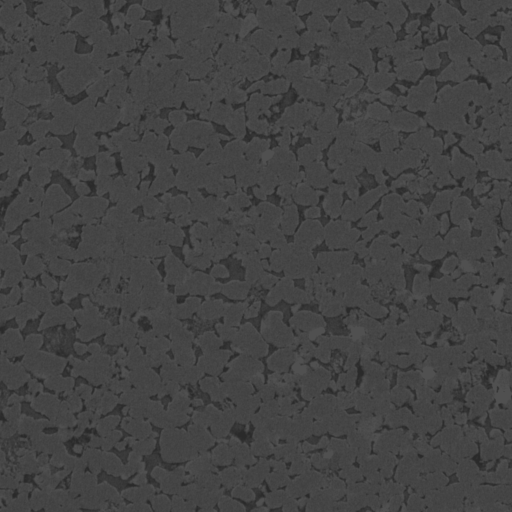
#> input picture notebooks/recon_00000_s010.png, 1024 x 1024 px (shown at 1/2 size); the run also reads 1 picture not shown here
$ jupyter execute --allow-errors create_paired_dataset.ipynb   (shell and % lines are left out)
#> lines starting #> are read from the running program, lines starting #| are printed output that depends on the picture
[cell 1]
# !pip install opencv-python
# !pip install matplotlib

# Матчинг изображений

[cell 2]
import cv2
from pathlib import Path
from glob import glob
import matplotlib.pyplot as plt

data_path = Path('/home/d_korostelev/Projects/super_resolution/Real-ESRGAN/datasets/real/rgb/sandstone')

lr_path = data_path / '1x'
hr_path = data_path / '5x'

lr_images = list(lr_path.glob('*'))
hr_images = list(hr_path.glob('*'))
len(lr_images), len(hr_images)

[cell 3]
for lr, hr in zip(lr_images, hr_images):
    lr_image = cv2.imread(str(lr))
    hr_image = cv2.imread(str(hr))
    print(lr_image.shape, hr_image.shape)
    plt.figure()
    plt.imshow(lr_image)
    plt.figure()
    plt.imshow(hr_image)
    break

[cell 4]
import numpy as np
from tqdm import tqdm

lr_size = 1024
hr_size = 6464

def metric_func(img1, img2):
    img1 = img1[:, :, 0]
    img2 = img2[:, :, 0]
    # mse: np.sqrt(np.sum(np.power(img1 - img2, 2)))
    return np.sum(np.abs(img1 - img2))


for hr in hr_images:
    hr_image = cv2.imread(str(hr))
    hr_image = cv2.resize(hr_image, (lr_size, lr_size))
    distance = []
    for ind, lr in tqdm(enumerate(lr_images)):
        lr_image = cv2.imread(str(lr))
        distance.append(metric_func(lr_image, hr_image))
    break

#> (a cell that did not finish here is left out)

#> (a cell that did not finish here is left out)

[cell 7]
plt.figure(figsize=(13, 13))
#> (the rest of this cell did not finish here and is left out)

[cell 8]
plt.figure(figsize=(13, 13))
#> (the rest of this cell did not finish here and is left out)

# Glass predictions

[cell 9]
import cv2
from pathlib import Path
from glob import glob
import matplotlib.pyplot as plt

data_path = Path('/home/d_korostelev/Projects/super_resolution/Real-ESRGAN/datasets/real/rgb/glass')

lr_path = Path('/home/d_korostelev/Projects/super_resolution/Real-ESRGAN/datasets/real/rgb/glass/1x')
sr_path = Path('/home/d_korostelev/Projects/super_resolution/Real-ESRGAN/predictions/real/glass/1x')

lr_images = list(lr_path.glob('*'))
sr_images = list(sr_path.glob('*'))
len(lr_images), len(sr_images)

[cell 10]
for lr, sr in zip(lr_images, sr_images):
    print(lr, sr)
    lr_image = cv2.imread(str(lr))
    sr_image = cv2.imread(str(sr))
    print(lr_image.shape, sr_image.shape)
    plt.figure()
    plt.imshow(lr_image)
    plt.figure()
    plt.imshow(sr_image)
    break

[cell 11]
import matplotlib.pyplot as plt
from mpl_toolkits.axes_grid1.inset_locator import zoomed_inset_axes
from mpl_toolkits.axes_grid1.inset_locator import mark_inset
import PIL


def plot_results(img, region, prefix, title, save=False):
    """Plot the result with zoom-in area."""
    img_array = img
    img_array = img_array.astype("float32")

    # Create a new figure with a default 111 subplot.
    fig, ax = plt.subplots(figsize=(10, 10))
    im = ax.imshow(img_array[::-1], origin="lower", cmap='gray')

    plt.title(title)
    # zoom-factor: 2.0, location: upper-left
    axins = zoomed_inset_axes(ax, 2, loc=2)
    axins.imshow(img_array[::-1], origin="lower", cmap='gray')

    # Specify the limits.
    x1, x2, y1, y2 = region
    # Apply the x-limits.
    axins.set_xlim(x1, x2)
    # Apply the y-limits.
    axins.set_ylim(y1, y2)

    plt.yticks(visible=False)
    plt.xticks(visible=False)

    # Make the line.
    mark_inset(ax, axins, loc1=1, loc2=3, fc="none", ec="blue")
    if save:
        plt.savefig(str(prefix) + "-" + title + ".png", bbox_inches='tight')
    plt.show()

def plot_pair(lr_image, sr_image, resize_lr=True, r_start=(500, 500), r_size=500):

    sr_size = sr_image.shape[0]
    if resize_lr:
        lr_image = cv2.resize(lr_image, (sr_size, sr_size))

    region = (r_start[0], r_start[0] + r_size, r_start[1], r_start[1] + r_size)

    plot_results(lr_image[:, :, 0], region, '512', 'Low Resolution')
    plot_results(sr_image[:, :, 0], region, '512', 'SR Resolution')

#> (a cell that did not finish here is left out)

# Sandstone predictions

[cell 13]
lr_image = cv2.imread('recon_00000_s010.png')
#> lr_image is the input picture: shape (1024, 1024, 3); min 42, max 80, mean 67.1
sr_image = cv2.imread('recon_00000_s010_out.png')
plot_pair(lr_image, sr_image, r_start=(1200, 1200), r_size=500)
#> in plot_results, `img_array = img_array.astype("float32")`:
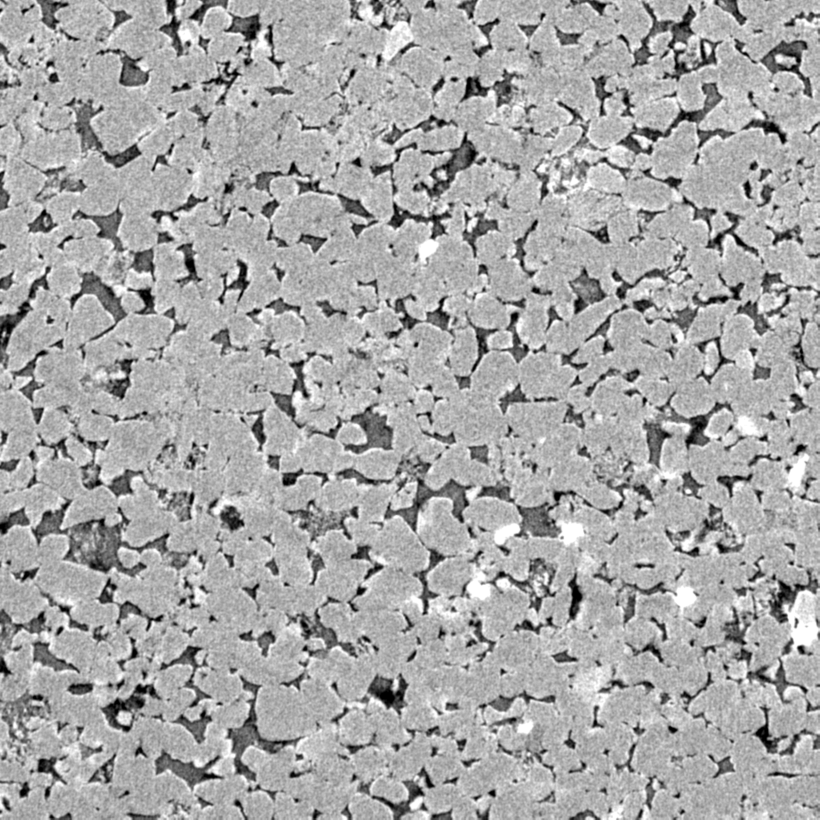
#> img_array: shape (4096, 4096) float32 (shown at 1/5 size); min 42, max 80, mean 67.1; drawn with min black and max white
#> in plot_results, `plt.show()`:
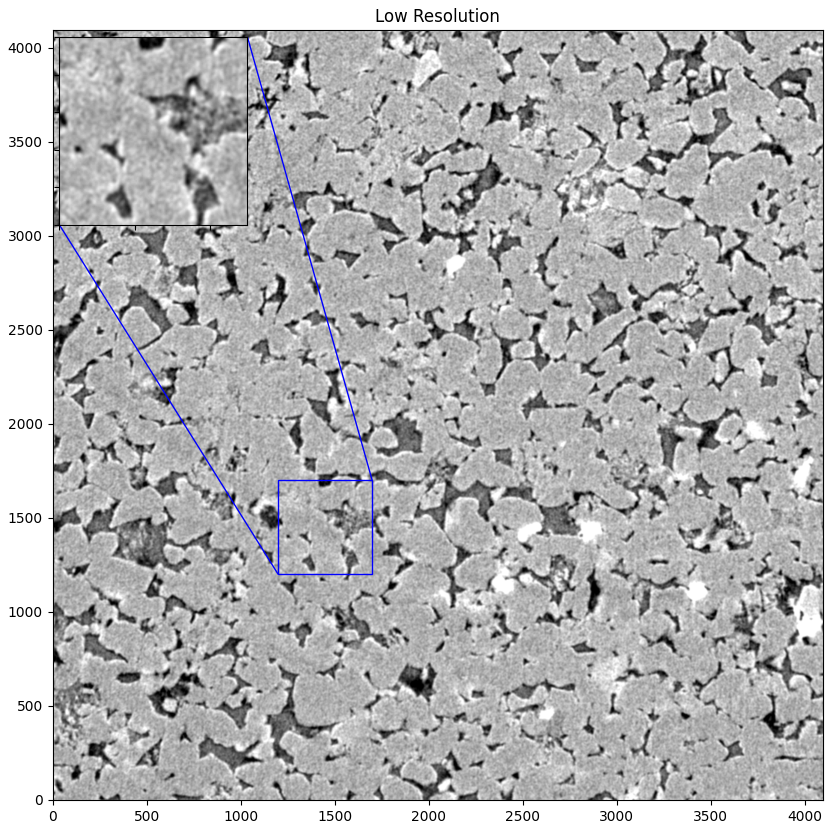
#> figure drawn by matplotlib, 2 panels
#> call 2 of plot_results, with region = (1200, 1700, 1200, 1700), prefix = '512', title = 'SR Resolution', save = False
#> in plot_results (call 2), `img_array = img_array.astype("float32")`:
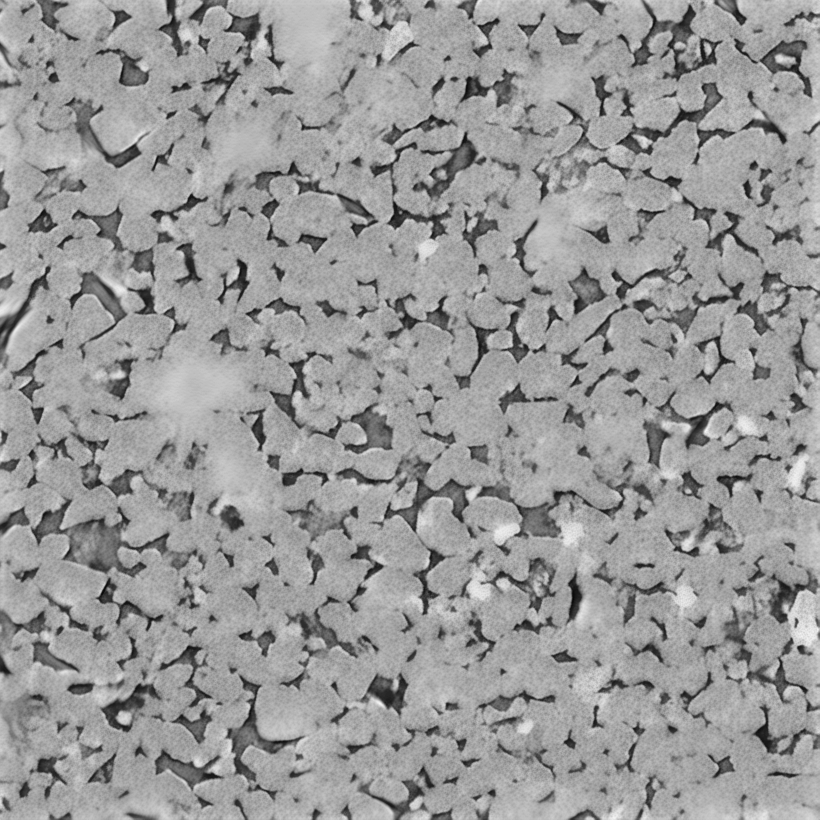
#> img_array: shape (4096, 4096) float32 (shown at 1/5 size); min 39, max 79, mean 63.1; drawn with min black and max white
#> in plot_results (call 2), `plt.show()`:
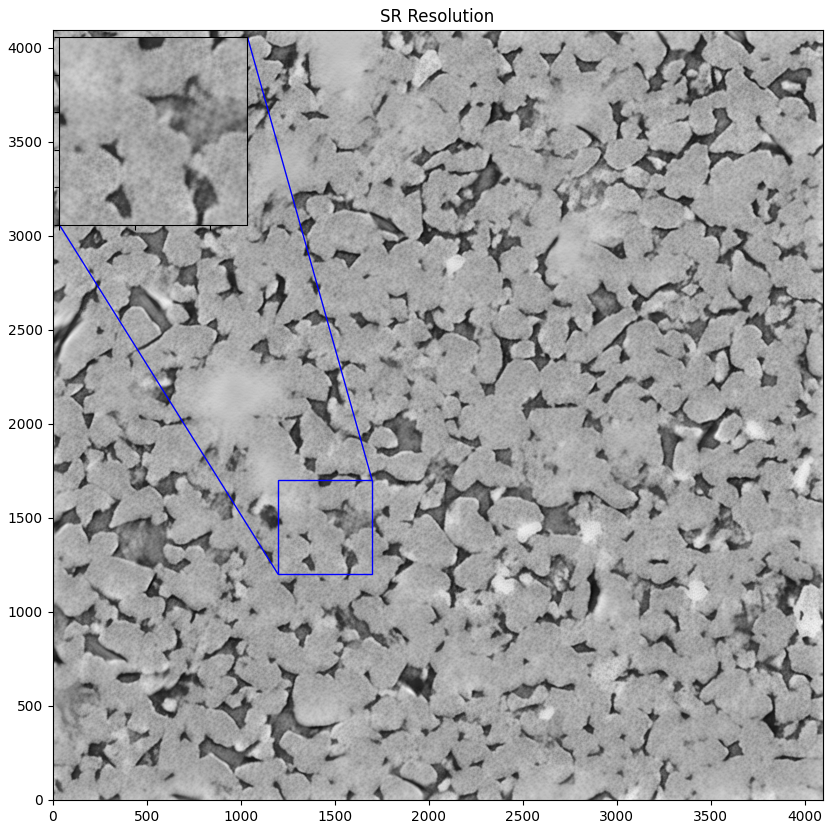
#> figure drawn by matplotlib, 2 panels
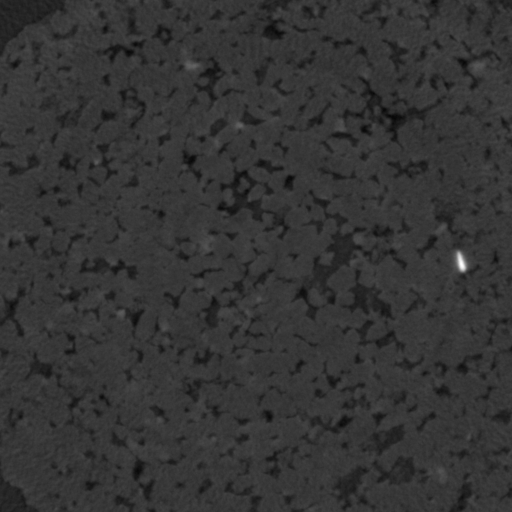
#> input picture notebooks/recon_00000.png, 1024 x 1024 px (shown at 1/2 size)

# Sandstone fast (with benchmark model)

[cell 14]
import numpy as np


def tiff2rgb(image: np.ndarray) -> np.ndarray:
    """"
    Perform min-max percentile normalization
    Min-max normalization and 1 %, 99 % percentile clipping
    """
    min_v = image.min()
#> min_v = 5
    max_v = image.max()
#> max_v = 255
    image = (image - min_v) / (max_v - min_v + 1e-16)

    min_p = np.percentile(image, 1, axis=(0, 1))
#> min_p = [0.08, 0.08, 0.08]
    max_p = np.percentile(image, 99, axis=(0, 1))
#> max_p = [0.248, 0.248, 0.248]
    image = np.clip(image, min_p, max_p)
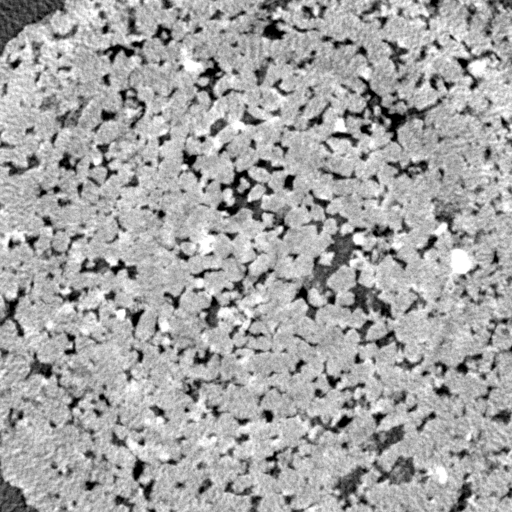
#> image: shape (1024, 1024, 3) float64 (shown at 1/2 size); min 0.08, max 0.248, mean 0.189; drawn with min black and max white

    return np.clip((image * 255.0).round(), 0, 255)

lr_image = tiff2rgb(cv2.imread('recon_00000.png'))
#> (the rest of this cell did not finish here and is left out)
